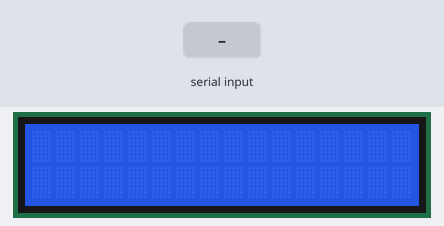
A sketch run on a simulated Arduino Uno, built with avr-gcc and run on an emulated ATmega328P. On the bench: 16×2 character LCD. The inputs (shaded band) are chosen by the test bench. What the sketch prints to the serial monitor is not drawn.

Above: at 1.2 s.
1.3 s: "1" received over Serial
At 1.9 s:
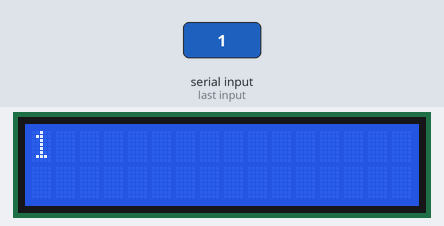
2.8 s: "0" received over Serial
At 4.0 s:
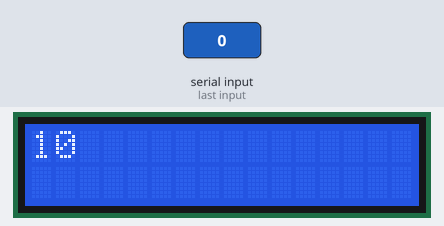
4.3 s: "2" received over Serial
At 5.3 s:
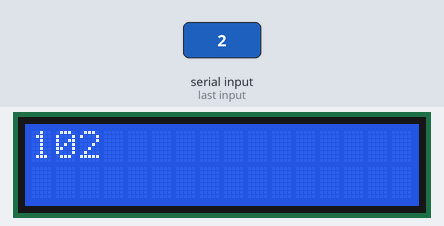
Timing chart, 0 to 7.3 s (numbered marks = the images above; inputs shaded):
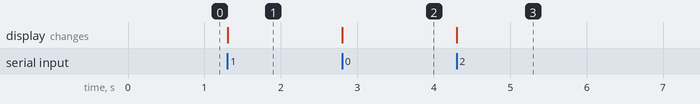

The sketch:

gsm_clock_serial_to_lcd.ino
```cpp
#include <LiquidCrystal.h>

const int rs = 12, en = 11, d4 = 6, d5 = 7, d6 = 8, d7 = 9;
LiquidCrystal lcd(rs, en, d4, d5, d6, d7);

const byte LCD_ROWS = 2; //two rows
const byte LCD_COLS = 16; //16 columns

void setup()
{
  Serial.begin(9600);
  lcd.begin(LCD_COLS,LCD_ROWS); // cols, rows
}

void loop()
{
  byte row, col;
  Serial.println("AT+CCLK?");

  row = 0;
  while(!Serial.available());
  lcd.clear();
  while(row < LCD_ROWS)
  {
    col = 0;
    lcd.setCursor(col,row);
    while(col < LCD_COLS)
    {
      while(!Serial.available());
      lcd.print((char)Serial.read());
      col++;
    }
    row++;
  }
  delay(500);
}
```

Measured:
- after the input at 1.3 s, the display: changes at once (image 1)
- after the input at 2.8 s, the display: changes at once (image 2)
- after the input at 4.3 s, the display: changes at once (image 3)
